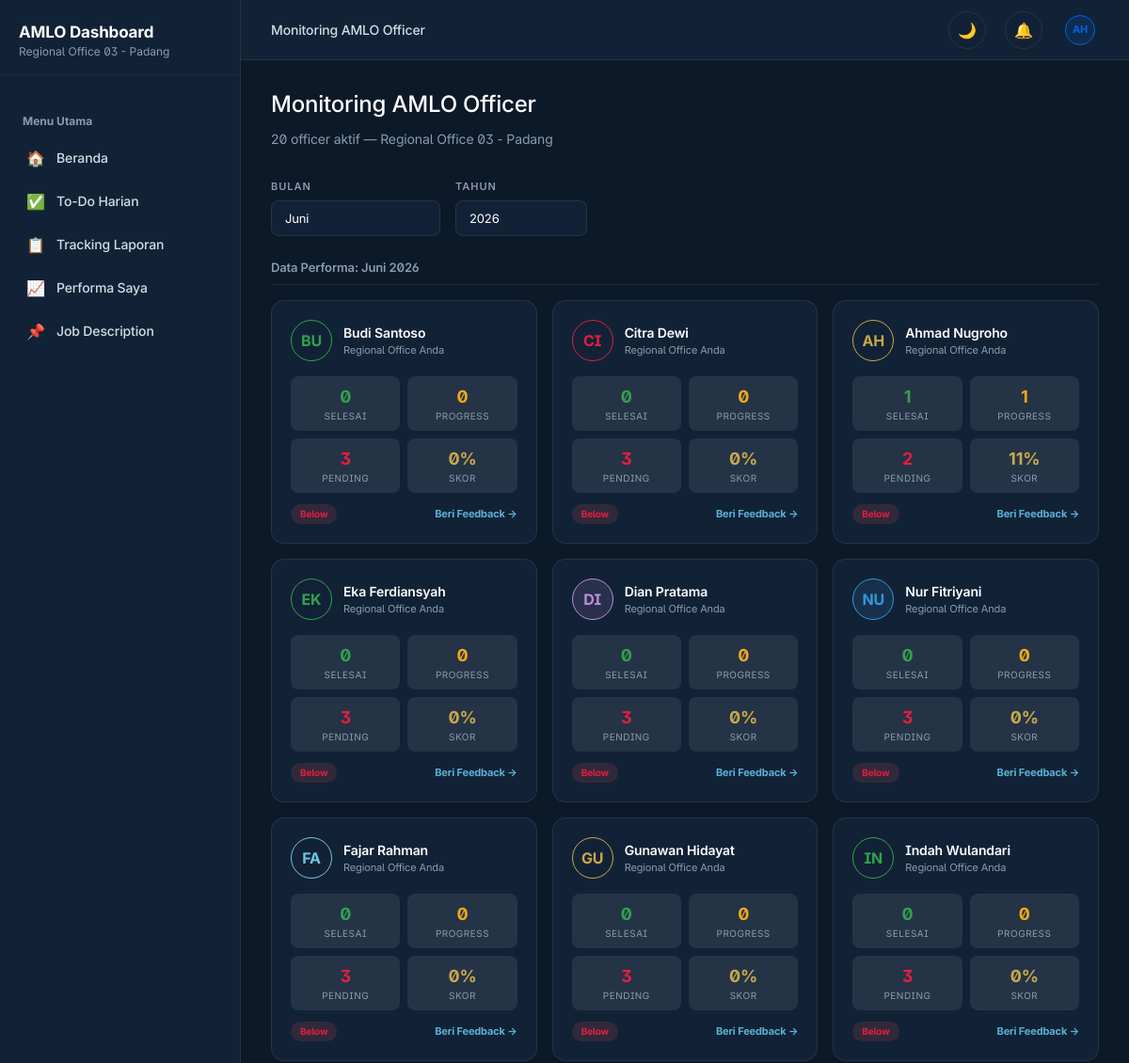
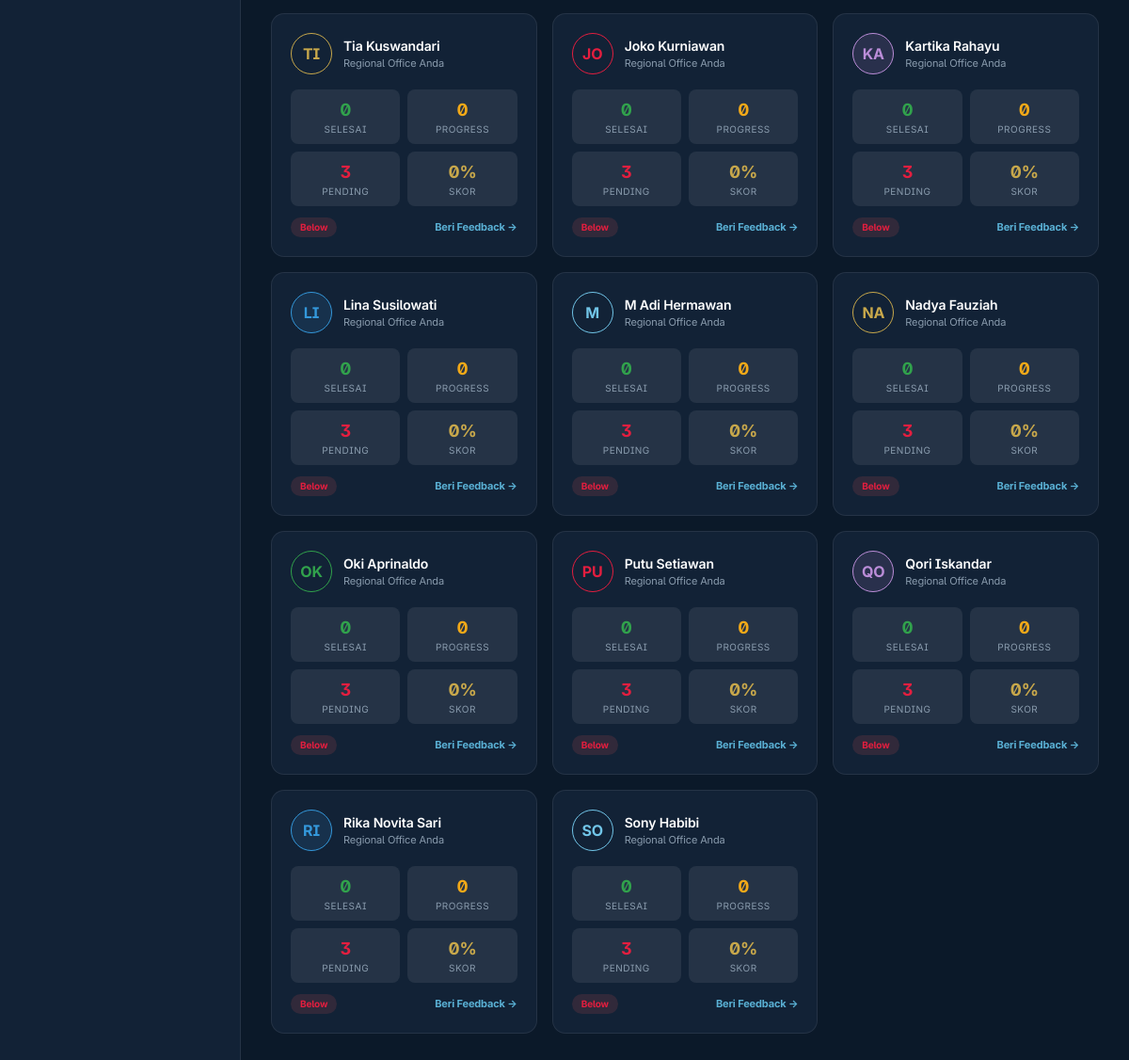
Page /pages/officers.php (signed in) on the committed database (2 pictures, top to bottom).
### tables this page shows
CREATE TABLE `users` (
  `id` int(11) NOT NULL,
  `username` varchar(50) NOT NULL,
  `password_hash` varchar(255) NOT NULL,
  `nama` varchar(100) NOT NULL,
  `role` enum('officer','lead','ho') NOT NULL,
  `kanwil_id` int(11) NOT NULL,
  `email` varchar(100) DEFAULT NULL,
  `aktif` tinyint(1) DEFAULT 1,
  `last_login` datetime DEFAULT NULL,
  `created_at` timestamp NULL DEFAULT current_timestamp(),
  `updated_at` timestamp NULL DEFAULT current_timestamp() ON UPDATE current_timestamp()
);

CREATE TABLE `kantor_wilayah` (
  `id` int(11) NOT NULL,
  `kode` varchar(10) NOT NULL COMMENT 'KW01, KW02, etc',
  `nama` varchar(100) NOT NULL,
  `aktif` tinyint(1) DEFAULT 1,
  `created_at` timestamp NULL DEFAULT current_timestamp(),
  `updated_at` timestamp NULL DEFAULT current_timestamp() ON UPDATE current_timestamp()
);

### includes/functions.php (called while the page is built, shortened)
<?php
require_once __DIR__ . '/../config/database.php';
function is_logged_in() {
    return isset($_SESSION['user_id']) && isset($_SESSION['username']);
}
function amlo_get_current_user() {
    return db_fetch_one(
        "SELECT u.*, kw.kode, kw.nama as kanwil_nama
         FROM users u
         JOIN kantor_wilayah kw ON u.kanwil_id = kw.id
         WHERE u.id = ? AND u.aktif = 1",
        [$_SESSION['user_id']]
    );
}
function e($string) {
    return htmlspecialchars($string ?? '', ENT_QUOTES, 'UTF-8');
}
function get_current_period() {
    return [
        'tahun' => (int)date('Y'),
        'bulan' => (int)date('n')
    ];
}

### config/database.php (called while the page is built, shortened)
<?php
$conn = new mysqli(DB_HOST, DB_USER, DB_PASS, DB_NAME, DB_PORT);
$conn->set_charset('utf8mb4');
function db_query($sql, $params = []) {
    global $conn;
    $stmt = $conn->prepare($sql);
    if (!empty($params)) {
        $types = '';
        $values = [];
        foreach ($params as $param) {
            if (is_int($param)) {
                $types .= 'i';
            } elseif (is_float($param)) {
                $types .= 'd';
            } else {
                $types .= 's';
            }
            $values[] = $param;
        }
        $stmt->bind_param($types, ...$values);
    }
    $stmt->execute();
    $result = $stmt->get_result();
    return ['success' => true, 'result' => $result];
}
function db_fetch_one($sql, $params = []) {
    $result = db_query($sql, $params);
    return $result['result']->fetch_assoc();
}
function db_fetch_all($sql, $params = []) {
    $result = db_query($sql, $params);
    $rows = [];
    while ($row = $result['result']->fetch_assoc()) {
        $rows[] = $row;
    }
    return $rows;
}

### includes/auth.php (called while the page is built, shortened)
<?php
require_once __DIR__ . '/functions.php';
function get_nav_items($role) {
    $base = [
        ['id' => 'dashboard', 'icon' => '🏠', 'label' => 'Beranda']
    ];
    $role_navs = [
        'officer' => [
            ['id' => 'tasks', 'icon' => '✅', 'label' => 'To-Do Harian'],
            ['id' => 'laporan', 'icon' => '📋', 'label' => 'Tracking Laporan'],
            ['id' => 'performa', 'icon' => '📈', 'label' => 'Performa Saya'],
            ['id' => 'jobdesc', 'icon' => '📌', 'label' => 'Job Description']
        ],
        'lead' => [
            ['id' => 'tasks', 'icon' => '✅', 'label' => 'To-Do Harian'],
            ['id' => 'laporan', 'icon' => '📋', 'label' => 'Tracking Laporan'],
            ['id' => 'approvals', 'icon' => '✓', 'label' => 'Approvals'],
            ['id' => 'officers', 'icon' => '👥', 'label' => 'Monitoring Officer'],
            ['id' => 'performa', 'icon' => '📈', 'label' => 'Performa Tim'],
            ['id' => 'assignments', 'icon' => '📤', 'label' => 'Penugasan'],
            ['id' => 'manajemen_tugas', 'icon' => '🎯', 'label' => 'Manajemen Tugas'],
            ['id' => 'jobdesc', 'icon' => '📌', 'label' => 'Job Description']
        ],
        'ho' => [
            ['id' => 'wilayah', 'icon' => '🗺', 'label' => 'Monitoring RO'],
            ['id' => 'laporan', 'icon' => '📋', 'label' => 'Tracking Laporan'],
            ['id' => 'performa', 'icon' => '📈', 'label' => 'Performa Agregat'],
            ['id' => 'manajemen_tugas', 'icon' => '🎯', 'label' => 'Manajemen Tugas'],
            ['id' => 'assessment', 'icon' => '📝', 'label' => 'Assessment & Feedback'],
            ['id' => 'jobdesc', 'icon' => '📌', 'label' => 'Job Description']
        ]
    ];
    return array_merge($base, $role_navs[$role] ?? []);
}

### pages/officers.php (the view, shortened to what this page needs)
<?php
require_once __DIR__ . '/../includes/auth.php';
$user = amlo_get_current_user();
$period = get_current_period();
$req_bulan = isset($_GET['bulan']) ? (int)$_GET['bulan'] : $period['bulan'];
$req_tahun = isset($_GET['tahun']) ? (int)$_GET['tahun'] : $period['tahun'];
if ($user['role'] === 'lead') {
    $officers = db_fetch_all(
        "SELECT u.*, kw.kode as kanwil_kode, kw.nama as kanwil_nama
         FROM users u
         JOIN kantor_wilayah kw ON u.kanwil_id = kw.id
         WHERE u.kanwil_id = ? AND u.role = 'officer' AND u.aktif = 1
         ORDER BY u.nama",
        [$user['kanwil_id']]
    );
} else {
    $officers = db_fetch_all(
        "SELECT u.*, kw.kode as kanwil_kode, kw.nama as kanwil_nama
         FROM users u
         JOIN kantor_wilayah kw ON u.kanwil_id = kw.id
         WHERE u.role = 'officer' AND u.aktif = 1
         ORDER BY kw.kode, u.nama"
    );
}
?>
<?php
$topbar_title = 'Monitoring AMLO Officer';
include __DIR__ . '/../includes/layout_header.php';
?>
<div class="content">
            <div class="page-header">
                <h2>Monitoring AMLO Officer</h2>
                <p><?= count($officers) ?> officer aktif — <?= $user['role'] === 'ho' ? 'Seluruh Indonesia' : e($user['kanwil_nama']) ?></p>
            </div>
            <?php
            $nama_bulan_arr = [1=>'Januari',2=>'Februari',3=>'Maret',4=>'April',5=>'Mei',6=>'Juni',7=>'Juli',8=>'Agustus',9=>'September',10=>'Oktober',11=>'November',12=>'Desember'];
            ?>
            <form method="GET" id="filter-form" class="todo-filters-container" style="display: flex; gap: 16px; margin-bottom: 24px; align-items: flex-end; flex-wrap: wrap;">
                <div>
                    <label style="font-size: 11px; font-weight: 600; text-transform: uppercase; letter-spacing: 1px; color: var(--steel); margin-bottom: 6px; display: block;">Bulan</label>
                    <select name="bulan" class="select-field" style="width: 180px; padding: 10px 14px; border-radius: 8px; border: 1px solid var(--hairline); background: var(--surface-soft); color: var(--ink-deep);" onchange="document.getElementById('filter-form').submit()">
                        <?php for ($m=1; $m<=12; $m++): ?>
                            <option value="<?= $m ?>" <?= $req_bulan == $m ? 'selected' : '' ?>><?= $nama_bulan_arr[$m] ?></option>
                        <?php endfor; ?>
                    </select>
                </div>
                <div>
                    <label style="font-size: 11px; font-weight: 600; text-transform: uppercase; letter-spacing: 1px; color: var(--steel); margin-bottom: 6px; display: block;">Tahun</label>
                    <select name="tahun" class="select-field" style="width: 140px; padding: 10px 14px; border-radius: 8px; border: 1px solid var(--hairline); background: var(--surface-soft); color: var(--ink-deep);" onchange="document.getElementById('filter-form').submit()">
                        <?php
                        for($y = 2024; $y <= 2030; $y++): ?>
                            <option value="<?= $y ?>" <?= $req_tahun == $y ? 'selected' : '' ?>><?= $y ?></option>
                        <?php endfor; ?>
                    </select>
                </div>
            </form>
            <div style="font-size: 13px; font-weight: 600; color: var(--steel); margin-bottom: 16px; padding-bottom: 8px; border-bottom: 1px solid var(--hairline);">
                Data Performa: <?= $nama_bulan_arr[$req_bulan] ?> <?= $req_tahun ?>
            </div>
            <div class="officer-grid">
                <?php foreach ($officers as $o):
                    $avg = $o['avg_progress'];
                    $perf_class = $avg >= 100 ? 'perf-exceed' : ($avg >= 80 ? 'perf-good' : 'perf-below');
                    $perf_label = $avg >= 100 ? 'Exceed' : ($avg >= 80 ? 'Good' : 'Below');
                    $colors = ['var(--teal)', 'var(--gold)', 'var(--success)', 'var(--critical)', '#bb8dd8', '#3498db'];
                    $color = $colors[$o['id'] % count($colors)];
                ?>
                    <div class="officer-card" onclick="openFeedbackModal(<?= $o['id'] ?>, '<?= e($o['nama']) ?>')">
                        <div class="officer-header">
                            <div class="officer-avatar" style="background:<?= $color ?>22;border:1px solid <?= $color ?>;color:<?= $color ?>">
                                <?= strtoupper(substr($o['nama'], 0, 2)) ?>
                            </div>
                            <div class="officer-info">
                                <h3><?= e($o['nama']) ?></h3>
                                <p><?= $user['role'] === 'ho' ? e($o['kanwil_nama']) : 'Regional Office Anda' ?></p>
                            </div>
                        </div>
                        <div class="officer-stats">
                            <div class="officer-stat">
                                <div class="officer-stat-val" style="color:var(--success)"><?= $o['tugas_selesai'] ?></div>
                                <div class="officer-stat-label">Selesai</div>
                            </div>
                            <div class="officer-stat">
                                <div class="officer-stat-val" style="color:var(--attention)"><?= $o['tugas_progress'] ?></div>
                                <div class="officer-stat-label">Progress</div>
                            </div>
                            <div class="officer-stat">
                                <div class="officer-stat-val" style="color:var(--critical)"><?= $o['tugas_pending'] ?></div>
                                <div class="officer-stat-label">Pending</div>
                            </div>
                            <div class="officer-stat">
                                <div class="officer-stat-val" style="color:var(--gold)"><?= $o['avg_progress'] ?>%</div>
                                <div class="officer-stat-label">Skor</div>
                            </div>
                        </div>
                        <div style="margin-top:12px;display:flex;justify-content:space-between;align-items:center">
                            <span class="perf-badge <?= $perf_class ?>"><?= $perf_label ?></span>
                            <span class="card-action" onclick="event.stopPropagation();openFeedbackModal(<?= $o['id'] ?>, '<?= e($o['nama']) ?>')">Beri Feedback →</span>
                        </div>
                    </div>
                <?php endforeach; ?>
            </div>
        </div>
    </div>
</div>
<?php include __DIR__ . '/../includes/layout_footer.php'; ?>

### pages/sidebar.php
<?php
$nav_items = get_nav_items($user['role']);
?>
<div class="sidebar">
    <div class="sidebar-header">
        <div class="sidebar-brand">AMLO Dashboard<span><?= $user['role'] === 'ho' ? 'Kantor Pusat' : e($user['kanwil_nama'] ?? 'Unknown Regional Office') ?></span></div>
    </div>
    <nav class="sidebar-nav" id="sidebar-nav">
        <div class="nav-section-label">Menu Utama</div>
        <?php foreach ($nav_items as $item): ?>
            <?php $is_active = basename($_SERVER['SCRIPT_NAME']) === $item['id'] . '.php'; ?>
            <a href="<?= $item['id'] ?>.php" class="nav-item <?= $is_active ? 'active' : '' ?>" id="nav-<?= $item['id'] ?>">
                <span class="nav-icon"><?= $item['icon'] ?></span>
                <?= $item['label'] ?>
            </a>
        <?php endforeach; ?>
    </nav>
</div>

### pages/topbar.php (shortened to what this page needs)
<div class="topbar">
    <div class="topbar-left">
        <div class="topbar-title"><?= htmlspecialchars($topbar_title ?? 'AMLO Dashboard', ENT_QUOTES, 'UTF-8') ?></div>
    </div>
    <div class="topbar-right">
        <div class="topbar-notif theme-toggle" onclick="toggleTheme()" title="Toggle Theme" style="cursor:pointer; font-size: 16px;">
            <span id="theme-icon">🌙</span>
        </div>
        <?php if (!empty($topbar_notif_action)): ?>
            <div class="topbar-notif" onclick="<?= htmlspecialchars($topbar_notif_action, ENT_QUOTES, 'UTF-8') ?>" style="cursor:pointer;" title="Lihat Notifikasi">
                🔔<?php if (!empty($alerts)): ?><div class="notif-dot"></div><?php endif; ?>
            </div>
        <?php else: ?>
            <div class="topbar-notif">🔔</div>
        <?php endif; ?>
        <div class="topbar-profile" tabindex="0">
            <div class="user-avatar-sm avatar-<?= htmlspecialchars($user['role'] ?? '', ENT_QUOTES, 'UTF-8') ?>"><?= strtoupper(substr($user['nama'] ?? 'U', 0, 2)) ?></div>
        </div>
    </div>
</div>

### rows in the picture
users: kanwil.nama "Regional Office 03 - Padang", nama "AH", nama "Ahmad Nugroho", role "Regional Office Anda", tugas_selesai "1", tugas_progress "1", tugas_pending "2", avg_progress "11", perf_label "Below"
users: nama "BU", nama "Budi Santoso", tugas_selesai "0", tugas_progress "0", tugas_pending "3", avg_progress "0", perf_label "Below"
users: nama "CI", nama "Citra Dewi", tugas_selesai "0", tugas_progress "0", id "3", avg_progress "0", perf_label "Below"
users: nama "EK", nama "Eka Ferdiansyah", tugas_selesai "0", tugas_progress "0", kanwil "3", avg_progress "0", perf_label "Below"
users: nama "DI", nama "Dian Pratama", tugas_selesai "0", tugas_progress "0", tugas_pending "3", avg_progress "0", perf_label "Below"
users: nama "NU", nama "Nur Fitriyani", tugas_selesai "0", tugas_progress "0", tugas_pending "3", avg_progress "0", perf_label "Below"
users: nama "FA", nama "Fajar Rahman", tugas_selesai "0", tugas_progress "0", tugas_pending "3", avg_progress "0", perf_label "Below"
users: nama "GU", nama "Gunawan Hidayat", tugas_selesai "0", tugas_progress "0", tugas_pending "3", avg_progress "0", perf_label "Below"
users: nama "IN", nama "Indah Wulandari", tugas_selesai "0", tugas_progress "0", tugas_pending "3", avg_progress "0", perf_label "Below"
users: nama "TI", nama "Tia Kuswandari", tugas_selesai "0", tugas_progress "0", tugas_pending "3", avg_progress "0", perf_label "Below"
users: nama "JO", nama "Joko Kurniawan", tugas_selesai "0", tugas_progress "0", tugas_pending "3", avg_progress "0", perf_label "Below"
users: nama "KA", nama "Kartika Rahayu", tugas_selesai "0", tugas_progress "0", tugas_pending "3", avg_progress "0", perf_label "Below"
users: nama "LI", nama "Lina Susilowati", tugas_selesai "0", tugas_progress "0", tugas_pending "3", avg_progress "0", perf_label "Below"
users: nama "M", nama "M Adi Hermawan", tugas_selesai "0", tugas_progress "0", tugas_pending "3", avg_progress "0", perf_label "Below"
users: nama "NA", nama "Nadya Fauziah", tugas_selesai "0", tugas_progress "0", tugas_pending "3", avg_progress "0", perf_label "Below"
users: nama "OK", nama "Oki Aprinaldo", tugas_selesai "0", tugas_progress "0", tugas_pending "3", avg_progress "0", perf_label "Below"
users: nama "PU", nama "Putu Setiawan", tugas_selesai "0", tugas_progress "0", tugas_pending "3", avg_progress "0", perf_label "Below"
users: nama "QO", nama "Qori Iskandar", tugas_selesai "0", tugas_progress "0", tugas_pending "3", avg_progress "0", perf_label "Below"
users: nama "RI", nama "Rika Novita Sari", tugas_selesai "0", tugas_progress "0", tugas_pending "3", avg_progress "0", perf_label "Below"
users: nama "SO", nama "Sony Habibi", tugas_selesai "0", tugas_progress "0", tugas_pending "3", avg_progress "0", perf_label "Below"

### other values in the picture
$item['icon'] "🏠"
$item['label'] "Beranda"
$item['icon'] "✅"
$item['label'] "To-Do Harian"
$item['icon'] "📋"
$item['label'] "Tracking Laporan"
$item['icon'] "📈"
$item['label'] "Performa Saya"
$item['icon'] "📌"
$item['label'] "Job Description"
$topbar_title "Monitoring AMLO Officer"
count($officers) "20"
$nama_bulan_arr[$req_bulan] "Juni"
$req_tahun "2026"
form field bulan "Juni"
